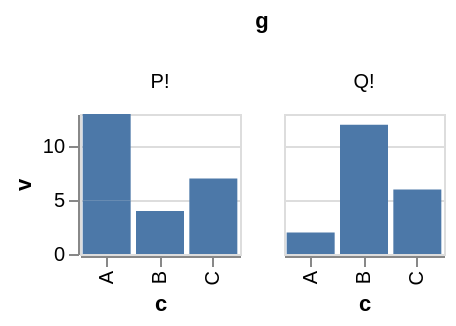

Describe this chart as a Vega-Lite specification.
### Vega-Lite specification from a JSON file in a GitHub repository (floating-point values rounded to 4 significant figures)
{"$schema": "https://vega.github.io/schema/vega-lite/v6.json", "padding": 5, "autosize": "pad", "data": {"name": "table", "values": [{"c": "A", "g": "p", "x": 1, "y": 2, "v": 5, "t": "2024-01-15", "o": {"v": 3}, "IMDB Rating": 6.1, "d": "x1"}, {"c": "B", "g": "q", "x": 2, "y": 4, "v": 9, "t": "2024-02-20", "o": {"v": 7}, "IMDB Rating": 7.4, "d": "x2"}, {"c": "A", "g": "q", "x": 3, "y": 3, "v": 2, "t": "2024-03-05", "o": {"v": 1}, "IMDB Rating": 5.2, "d": "x1"}, {"c": "C", "g": "p", "x": 4, "y": 6, "v": 7, "t": "2024-05-30", "o": {"v": 4}, "IMDB Rating": 8.8, "d": "x3"}, {"c": "B", "g": "p", "x": 5, "y": 5, "v": 4, "t": "2024-07-11", "o": {"v": 9}, "IMDB Rating": 6.9, "d": "x2"}, {"c": "C", "g": "q", "x": 6, "y": 8, "v": 6, "t": "2024-09-02", "o": {"v": 2}, "IMDB Rating": 7.7, "d": "x3"}, {"c": "A", "g": "p", "x": 7, "y": 7, "v": 8, "t": "2024-11-25", "o": {"v": 5}, "IMDB Rating": 4.4, "d": "x1"}, {"c": "B", "g": "q", "x": 8, "y": 9, "v": 3, "t": "2024-12-31", "o": {"v": 8}, "IMDB Rating": 9.1, "d": "x2"}]}, "mark": "bar", "width": 80, "height": 70, "encoding": {"x": {"field": "c", "type": "nominal"}, "y": {"field": "v", "type": "quantitative"}, "column": {"field": "g", "type": "nominal", "header": {"labelExpr": "upper(datum.label) + '!'"}}}}
